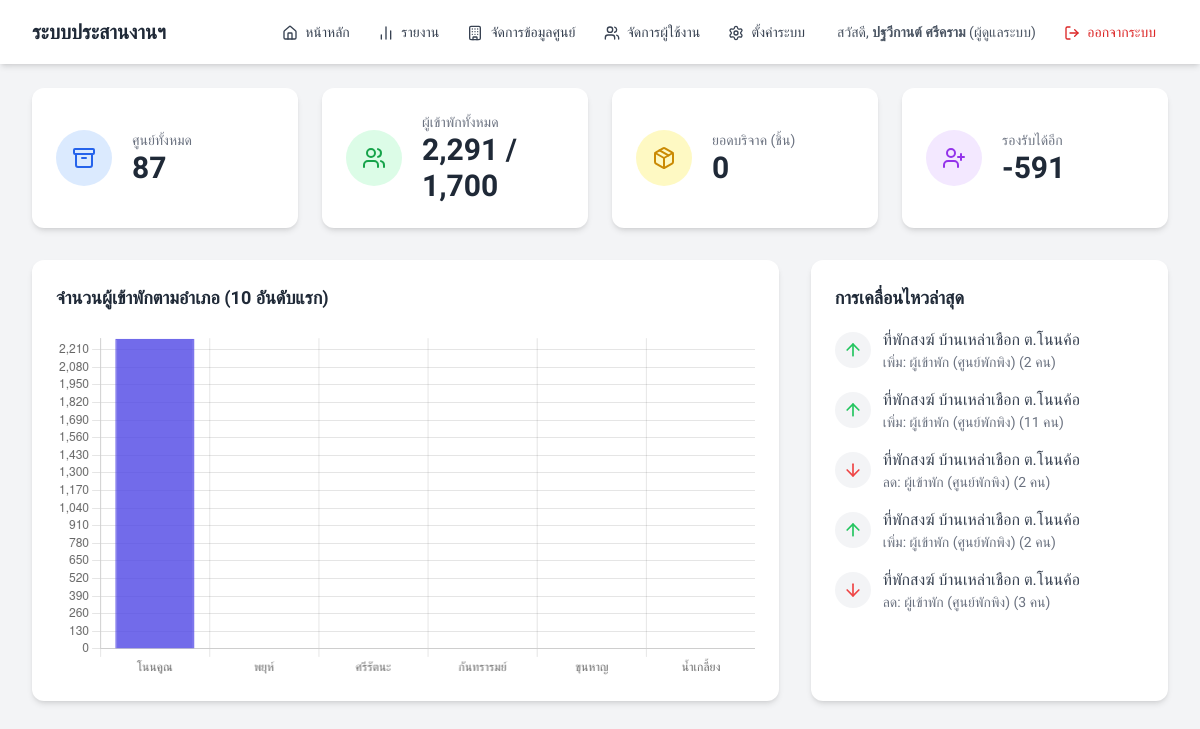
Page /index.php (signed in) on the committed database.
### tables this page shows
CREATE TABLE `shelter_logs` (
  `id` int(11) NOT NULL,
  `shelter_id` int(11) NOT NULL,
  `item_name` varchar(255) NOT NULL,
  `item_unit` varchar(50) NOT NULL,
  `change_amount` int(11) NOT NULL,
  `log_type` enum('add','subtract') NOT NULL,
  `new_total` int(11) NOT NULL,
  `created_at` timestamp NOT NULL DEFAULT current_timestamp()
);

CREATE TABLE `shelters` (
  `id` int(11) NOT NULL,
  `name` varchar(255) NOT NULL,
  `type` varchar(100) NOT NULL,
  `capacity` int(11) DEFAULT 0,
  `current_occupancy` int(11) DEFAULT 0,
  `coordinator` varchar(255) DEFAULT NULL,
  `phone` varchar(50) DEFAULT NULL,
  `amphoe` varchar(100) DEFAULT NULL,
  `tambon` varchar(100) DEFAULT NULL,
  `latitude` varchar(50) DEFAULT NULL,
  `longitude` varchar(50) DEFAULT NULL,
  `created_at` timestamp NOT NULL DEFAULT current_timestamp(),
  `requires_detailed_report` tinyint(1) DEFAULT 0
);

### pages/dashboard.php (the view, shortened to what this page needs)
<?php
require_once 'db_connect.php';
$total_shelters = $conn->query("SELECT COUNT(*) as count FROM shelters")->fetch_assoc()['count'];
$total_occupancy = $conn->query("SELECT SUM(current_occupancy) as sum FROM shelters WHERE type != 'ศูนย์รับบริจาค'")->fetch_assoc()['sum'];
$total_capacity = $conn->query("SELECT SUM(capacity) as sum FROM shelters WHERE type != 'ศูนย์รับบริจาค'")->fetch_assoc()['sum'];
$total_donations = $conn->query("SELECT SUM(current_occupancy) as sum FROM shelters WHERE type = 'ศูนย์รับบริจาค'")->fetch_assoc()['sum'];
$amphoe_data = $conn->query("
    SELECT amphoe, SUM(current_occupancy) as total_occupancy
    FROM shelters
    WHERE type != 'ศูนย์รับบริจาค' AND amphoe IS NOT NULL
    GROUP BY amphoe
    ORDER BY total_occupancy DESC
    LIMIT 10
");
$amphoe_labels = [];
$amphoe_values = [];
while($row = $amphoe_data->fetch_assoc()){
    $amphoe_labels[] = $row['amphoe'];
    $amphoe_values[] = $row['total_occupancy'];
}
$recent_logs = $conn->query("
    SELECT sl.*, s.name as shelter_name
    FROM shelter_logs sl
    JOIN shelters s ON sl.shelter_id = s.id
    ORDER BY sl.created_at DESC
    LIMIT 5
");
?>
<div class="space-y-8">
    <div class="grid grid-cols-1 md:grid-cols-2 lg:grid-cols-4 gap-6">
        <div class="bg-white p-6 rounded-xl shadow-md flex items-center gap-5">
            <div class="p-4 bg-blue-100 rounded-full">
                <i data-lucide="archive" class="w-6 h-6 text-blue-600"></i>
            </div>
            <div>
                <p class="text-gray-500 text-sm">ศูนย์ทั้งหมด</p>
                <p class="text-3xl font-bold text-gray-800"><?= number_format($total_shelters) ?></p>
            </div>
        </div>
        <div class="bg-white p-6 rounded-xl shadow-md flex items-center gap-5">
            <div class="p-4 bg-green-100 rounded-full">
                <i data-lucide="users" class="w-6 h-6 text-green-600"></i>
            </div>
            <div>
                <p class="text-gray-500 text-sm">ผู้เข้าพักทั้งหมด</p>
                <p class="text-3xl font-bold text-gray-800"><?= number_format($total_occupancy ?? 0) ?> / <?= number_format($total_capacity ?? 0) ?></p>
            </div>
        </div>
        <div class="bg-white p-6 rounded-xl shadow-md flex items-center gap-5">
            <div class="p-4 bg-yellow-100 rounded-full">
                <i data-lucide="package" class="w-6 h-6 text-yellow-600"></i>
            </div>
            <div>
                <p class="text-gray-500 text-sm">ยอดบริจาค (ชิ้น)</p>
                <p class="text-3xl font-bold text-gray-800"><?= number_format($total_donations ?? 0) ?></p>
            </div>
        </div>
        <div class="bg-white p-6 rounded-xl shadow-md flex items-center gap-5">
            <div class="p-4 bg-purple-100 rounded-full">
                <i data-lucide="user-plus" class="w-6 h-6 text-purple-600"></i>
            </div>
            <div>
                <p class="text-gray-500 text-sm">รองรับได้อีก</p>
                <p class="text-3xl font-bold text-gray-800"><?= number_format(($total_capacity ?? 0) - ($total_occupancy ?? 0)) ?></p>
            </div>
        </div>
    </div>
    <div class="grid grid-cols-1 lg:grid-cols-3 gap-8">
        <div class="lg:col-span-2 bg-white p-6 rounded-xl shadow-md">
            <h3 class="text-lg font-bold text-gray-800 mb-4">จำนวนผู้เข้าพักตามอำเภอ (10 อันดับแรก)</h3>
            <canvas id="amphoeChart"></canvas>
        </div>
        <div class="bg-white p-6 rounded-xl shadow-md">
            <h3 class="text-lg font-bold text-gray-800 mb-4">การเคลื่อนไหวล่าสุด</h3>
            <div class="space-y-4">
                <?php if ($recent_logs->num_rows > 0): ?>
                    <?php while($log = $recent_logs->fetch_assoc()): ?>
                    <div class="flex items-start gap-3">
                        <div class="p-2 bg-gray-100 rounded-full mt-1">
                            <i data-lucide="<?= $log['log_type'] == 'add' ? 'arrow-up' : 'arrow-down' ?>" class="h-5 w-5 <?= $log['log_type'] == 'add' ? 'text-green-500' : 'text-red-500' ?>"></i>
                        </div>
                        <div>
                            <p class="font-medium text-gray-700"><?= htmlspecialchars($log['shelter_name']) ?></p>
                            <p class="text-sm text-gray-500">
                               <?= $log['log_type'] == 'add' ? 'เพิ่ม' : 'ลด' ?>:
                               <?= htmlspecialchars($log['item_name']) ?>
                               (<?= number_format($log['change_amount']) ?> <?= htmlspecialchars($log['item_unit']) ?>)
                            </p>
                        </div>
                    </div>
                    <?php endwhile; ?>
                <?php else: ?>
                    <p class="text-center text-gray-400 py-4">ยังไม่มีการเคลื่อนไหว</p>
                <?php endif; ?>
            </div>
        </div>
    </div>
</div>
<script>
document.addEventListener('DOMContentLoaded', function() {
    const ctx = document.getElementById('amphoeChart');
    if (ctx) {
        new Chart(ctx, {
            type: 'bar',
            data: {
                labels: <?= json_encode($amphoe_labels) ?>,
                datasets: [{
                    label: 'จำนวนผู้เข้าพัก',
                    data: <?= json_encode($amphoe_values) ?>,
                    backgroundColor: 'rgba(79, 70, 229, 0.8)',
                    borderColor: 'rgba(79, 70, 229, 1)',
                    borderWidth: 1
                }]
            },
            options: {
                responsive: true,
                plugins: {
                    legend: { display: false }
                },
                scales: {
                    y: {
                        beginAtZero: true,
                        ticks: {
                            stepSize: 1
                        }
                    }
                }
            }
        });
    }
});
</script>

### partials/header.php (shortened to what this page needs)
<?php
$navItems = [
    'dashboard' => [
        'label' => 'หน้าหลัก',
        'icon' => 'home',
        'roles' => ['Admin', 'Coordinator', 'HealthStaff', 'User'],
    ],
    'reports' => [
        'label' => 'รายงาน',
        'icon' => 'bar-chart-2',
        'roles' => ['Admin'],
    ],
    'shelters' => [
        'label' => 'จัดการข้อมูลศูนย์',
        'icon' => 'building',
        'roles' => ['Admin', 'Coordinator', 'HealthStaff'],
    ],
    'users' => [
        'label' => 'จัดการผู้ใช้งาน',
        'icon' => 'users',
        'roles' => ['Admin'],
    ],
    'settings' => [
        'label' => 'ตั้งค่าระบบ',
        'icon' => 'settings',
        'roles' => ['Admin'],
    ],
];
$current_page = $_GET['page'] ?? 'dashboard';
$user_role = $_SESSION['role'] ?? 'Guest';
$user_name = $_SESSION['name'] ?? 'ผู้ใช้ทั่วไป';
$role_display_map = [
    'Admin' => 'ผู้ดูแลระบบ',
    'Coordinator' => 'เจ้าหน้าที่ประสานศูนย์',
    'HealthStaff' => 'เจ้าหน้าที่สาธารณสุข',
    'User' => 'ผู้ใช้ทั่วไป'
];
$display_role = $role_display_map[$user_role] ?? 'N/A';
?>
<!DOCTYPE html>
<html lang="th">
<head>
    <script src="https://cdn.tailwindcss.com"></script>
</head>
<body class="bg-gray-100">
    <nav class="bg-white shadow-md">
        <div class="max-w-7xl mx-auto px-4 sm:px-6 lg:px-8">
            <div class="flex justify-between items-center h-16">
                <div class="flex-shrink-0 flex items-center">
                    <a href="index.php" class="text-xl font-bold text-gray-800">ระบบประสานงานฯ</a>
                </div>
                <div class="hidden md:flex items-center space-x-1">
                    <?php foreach ($navItems as $pageKey => $item): ?>
                        <?php if (in_array($user_role, $item['roles'])): ?>
                            <a href="index.php?page=<?= htmlspecialchars($pageKey) ?>"
                               class="text-gray-700 hover:text-blue-600 px-3 py-2 rounded-md text-sm font-medium <?= $current_page === $pageKey ? 'nav-link-active' : '' ?>">
                                <i data-lucide="<?= htmlspecialchars($item['icon']) ?>" class="w-4 h-4 inline-block mr-1"></i>
                                <?= htmlspecialchars($item['label']) ?>
                            </a>
                        <?php endif; ?>
                    <?php endforeach; ?>
                    <div class="flex items-center pl-4">
                        <span class="text-sm text-gray-600 mr-4">
                            สวัสดี, <strong><?= htmlspecialchars($user_name) ?></strong> (<?= htmlspecialchars($display_role) ?>)
                        </span>
                        <a href="logout.php" class="text-red-600 hover:text-red-700 px-3 py-2 rounded-md text-sm font-medium">
                            <i data-lucide="log-out" class="w-4 h-4 inline-block mr-1"></i> ออกจากระบบ
                        </a>
                    </div>
                </div>
            </div>
        </div>
    </nav>
    <div class="max-w-7xl mx-auto px-4 sm:px-6 lg:px-8 py-6">

### index.php (shortened to what this page needs)
<?php
require_once "db_connect.php";
try {
    $settings_sql = "SELECT setting_key, setting_value FROM settings";
    $settings_result = $conn->prepare($settings_sql);
    $settings = [];
    $result = $settings_result->get_result();
    while ($row = $result->fetch_assoc()) {
        $settings[$row['setting_key']] = $row['setting_value'];
    }
    if (($settings['system_status'] ?? '1') != '1' && $_SESSION['role'] !== 'Admin') {
        $page = 'system_disabled';
    } else {
        $page = isset($_GET['page']) ? filter_var($_GET['page'], FILTER_SANITIZE_STRING) : 'dashboard';
    }
    include 'partials/header.php';
    if ($page === 'system_disabled') {
        require_once 'pages/system_disabled.php';
    } else {
        require_once "pages/{$page}.php";
    }
    include 'partials/footer.php';
} catch (Exception $e) {
    error_log("Error in index.php: " . $e->getMessage());
    include 'partials/header.php';
    require_once 'pages/error.php';
    include 'partials/footer.php';
}
?>

### partials/footer.php (shortened to what this page needs)
</body>
</html>

### partials/header.php (style rules this page uses)
body { font-family: 'Sarabun', sans-serif; }
.nav-link-active { color: #4f46e5; font-weight: 500; }

### rows in the picture
shelter_logs: shelter.name "ที่พักสงฆ์ บ้านเหล่าเชือก ต.โนนค้อ", log_type "เพิ่ม", item_name "ผู้เข้าพัก (ศูนย์พักพิง)", change_amount "2", item_unit "คน"
shelter_logs: shelter.name "ที่พักสงฆ์ บ้านเหล่าเชือก ต.โนนค้อ", log_type "เพิ่ม", item_name "ผู้เข้าพัก (ศูนย์พักพิง)", change_amount "11", item_unit "คน"
shelter_logs: shelter.name "ที่พักสงฆ์ บ้านเหล่าเชือก ต.โนนค้อ", log_type "ลด", item_name "ผู้เข้าพัก (ศูนย์พักพิง)", change_amount "2", item_unit "คน"
shelter_logs: shelter.name "ที่พักสงฆ์ บ้านเหล่าเชือก ต.โนนค้อ", log_type "เพิ่ม", item_name "ผู้เข้าพัก (ศูนย์พักพิง)", change_amount "2", item_unit "คน"
shelter_logs: shelter.name "ที่พักสงฆ์ บ้านเหล่าเชือก ต.โนนค้อ", log_type "ลด", item_name "ผู้เข้าพัก (ศูนย์พักพิง)", change_amount "3", item_unit "คน"

### other values in the picture
$item['label'] "หน้าหลัก"
$item['label'] "รายงาน"
$item['label'] "จัดการข้อมูลศูนย์"
$item['label'] "จัดการผู้ใช้งาน"
$item['label'] "ตั้งค่าระบบ"
$user_name "ปฐวีกานต์ ศรีคราม"
$display_role "ผู้ดูแลระบบ"
$total_shelters "87"
$total_occupancy "2,291"
$total_capacity "1,700"
$total_donations "0"
chart data {{ json_encode($amphoe_values) }} ["2291","0","0","0","0","0"]
